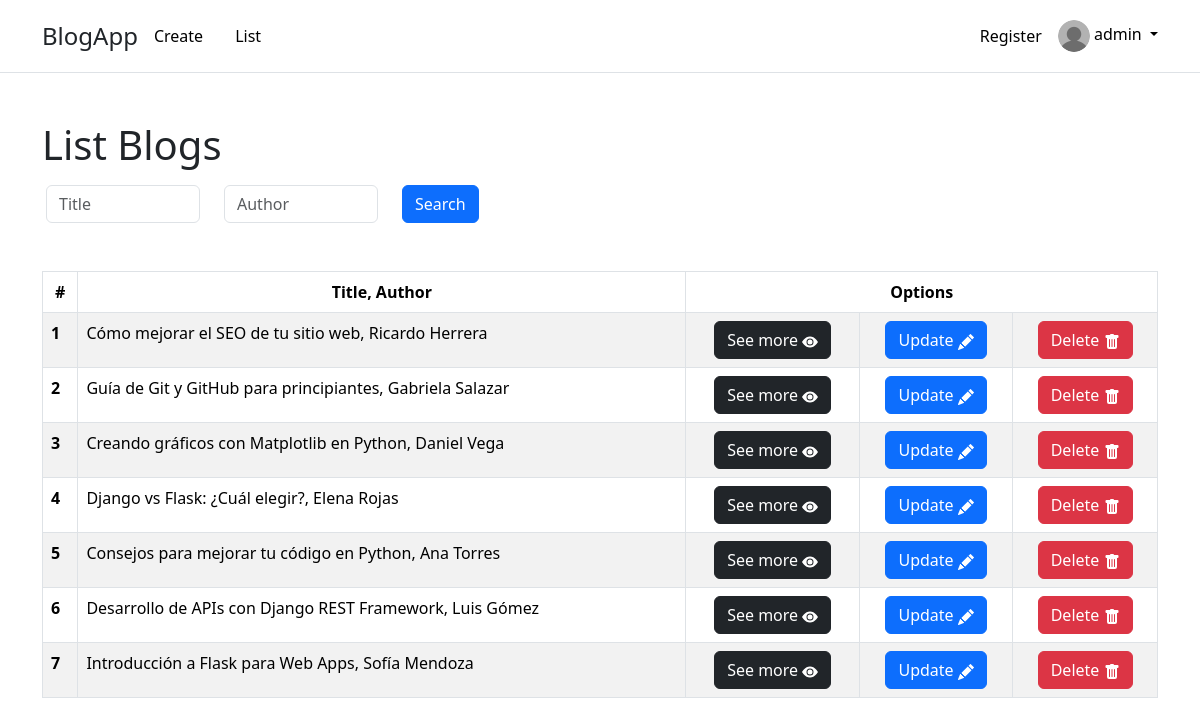
Page /list-blog (signed in) on the committed database.
### home/models.py (models this page shows)
class Blog(models.Model):
    id = models.UUIDField(primary_key=True, default=uuid.uuid4, editable=False)
    title = models.CharField(max_length=100)
    content = models.TextField()
    author = models.CharField(max_length=100)
    description = models.TextField(null=True, blank=True)
    publication_date = models.DateTimeField(null=True,blank=True)
    is_published = models.BooleanField(default=True)
    tags = models.CharField(max_length=200, null=True, blank=True)
    img_cover = models.ImageField(upload_to="blogs_images/", null=True, blank=True)
    def __str__(self):
        return f"{self.title}, {self.author}"

### home/views.py (the view)
# urls.py: path('list-blog', list_blog, name="list_blog"),
def list_blog(request):
    blogs = Blog.objects.all()
    formContent = SearchBlog(request.GET)
    if formContent.is_valid():
        title_to_search = formContent.cleaned_data.get('title')
        author_to_search = formContent.cleaned_data.get('author')
        blogs = Blog.objects.filter( title__icontains = title_to_search , author__icontains= author_to_search)
    return render(request, 'home/list_blog.html', {'blogs' : blogs, 'formContent' : formContent})

### home/forms.py
class SearchBlog(forms.Form):
    title = forms.CharField(max_length=100, required=False,widget=forms.TextInput(attrs={'class': 'form-control', 'placeholder':'Title'}))
    author = forms.CharField(max_length=100, required=False,widget=forms.TextInput(attrs={'class': 'form-control', 'placeholder':'Author'}))

### home/templates/home/list_blog.html (shortened to what this page needs)
{% extends "template_base.html" %}
{% load static %}
{% block content %}
        {% block title_head %} <h1> List Blogs </h1> {% endblock title_head %}
        <form action="" class="row g-3" style="max-width: 50%">
            <div class="row mt-4">
              <div class="col-sm-12 col-md-4 col-lg-4">
                {{formContent.title}}
              </div>
              <div class="col-sm-12 col-md-4 col-lg-4">
                {{formContent.author}}
              </div>
              <div class="col-sm-12 col-md-4 col-lg-4">
                <button class="btn btn-primary" type="submit">Search</button>
              </div>
            </div>
        </form>
        {% if blogs %}
            <table class="table table-striped table-bordered mt-5">
                <thead class="text-center">
                  <tr>
                    <th scope="col">#</th>
                    <th scope="col">Title, Author</th>
                    <th colspan="4">Options</th>
                  </tr>
                </thead>
                <tbody>
                {% for blog  in  blogs%}
                <tr>
                    <th scope="row">{{forloop.counter}}</th>
                    <td colspan="2">{{blog}}</td>
                    <td class="text-center">
                      <a href={% url "details_blog" blog.id %} class="btn btn-dark" role="button" aria-disabled="true">See more <svg xmlns="http://www.w3.org/2000/svg" width="16" height="16" fill="currentColor" class="bi bi-eye-fill" viewBox="0 0 16 16">
                        <path d="M10.5 8a2.5 2.5 0 1 1-5 0 2.5 2.5 0 0 1 5 0"/>
                        <path d="M0 8s3-5.5 8-5.5S16 8 16 8s-3 5.5-8 5.5S0 8 0 8m8 3.5a3.5 3.5 0 1 0 0-7 3.5 3.5 0 0 0 0 7"/>
                      </svg></a>
                    </td>
                    <td class="text-center">
                      <a href={% url "update_blog" blog.id %} class="btn btn-primary" role="button" aria-disabled="true">Update </a>
                    </td>
                    <td class="text-center">
                      <a href={% url "delete_blog" blog.id %} class="btn btn-danger" role="button" aria-disabled="true">Delete </a>
                    </td>
                  </tr>
                {% endfor %}
            </tbody>
        </table>
        {% else %}
            <div class="mt-5 alert alert-warning" role="alert">No found Blog</div>
        {% endif %}
{% endblock content %}

### templates/template_base.html (shortened to what this page needs)
<!DOCTYPE html>
<html lang="en">
  {% load static %}
  {% load bootstrap_icons %}
  <head>
    <link href="https://cdn.jsdelivr.net/npm/bootstrap@5.3.3/dist/css/bootstrap.min.css" rel="stylesheet" />
  </head>
  <body>
    <header class="p-3 mb-3 border-bottom">
        <div class="container">
          <div class="d-flex flex-wrap align-items-center justify-content-center justify-content-lg-start">
            <a class="navbar-brand fs-4" href="{% url 'home' %}">BlogApp</a>
            <ul class="nav col-12 col-lg-auto me-lg-auto mb-2 justify-content-center mb-md-0">
                <li><a class="nav-link link-body-emphasis" href="{% url 'create_blog' %}">Create</a></li>
                <li><a class="nav-link link-body-emphasis" href="{% url 'list_blog' %}">List</a></li>
            </ul>
            <div class="col-12 col-lg-auto mb-3 mb-lg-0 me-lg-3" data-landmark-index="2">
              <a class="nav-link link-body-emphasis" href="{% url 'register' %}">Register</a>
            </div>
            {% if request.user.is_authenticated  %}
              <div class="dropdown text-end">
                <a href="#" class="d-block link-body-emphasis text-decoration-none dropdown-toggle" data-bs-toggle="dropdown" aria-expanded="false">
                  {% if request.user.infoextra.avatar %}
                    <img src={{ request.user.infoextra.avatar.url}} alt="mdo" width="32" height="32" class="rounded-circle">
                  {% else %}
                    <img src={% static "assets/img/user.png" %} alt="mdo" width="32" height="32" class="rounded-circle">
                  {% endif %}
                  {{ request.user.username }}
                </a>
              </div>
            {% else %}
            <div class="d-flex spa">
              <a class="nav-link link-body-emphasis" href="{% url 'login' %}">Login</a>
            </div>
            {% endif %}
          </div>
        </div>
      </header>
    <div class="mt-5 container">
      {% block content %}{% endblock %}
    </div>
  </body>
</html>

### rows in the picture
Blog: title+author "Cómo mejorar el SEO de tu sitio web, Ricardo Herrera"
Blog: title+author "Guía de Git y GitHub para principiantes, Gabriela Salazar"
Blog: title+author "Creando gráficos con Matplotlib en Python, Daniel Vega"
Blog: title+author "Django vs Flask: ¿Cuál elegir?, Elena Rojas"
Blog: title+author "Consejos para mejorar tu código en Python, Ana Torres"
Blog: title+author "Desarrollo de APIs con Django REST Framework, Luis Gómez"
Blog: title+author "Introducción a Flask para Web Apps, Sofía Mendoza"

### other values in the picture
{{ request.user.username }} "admin"
